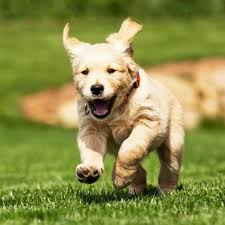
%> input picture Digital Image Processing Assignments/Assignment 4/dog.jpg, 225 x 225 px
$ octave A4Q4.m   (GNU Octave 9; MATLAB toolbox functions it lacks are replaced by stand-ins)
%> lines starting %> are read from the running program, lines starting %| are printed output that depends on the picture
clear;
%% Read and Resize
img=imread('dog.jpg');
%> img is the input picture: size 225x225x3 uint8; mean R, G, B 140, 142.4, 73.7
img=imresize(img,[100,100]);
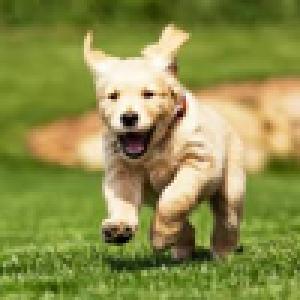
%> img: size 100x100x3 uint8 (shown 3 times larger); mean R, G, B 140, 142.4, 73.8

%% Find DCT

Z(:,:,1)=dct2(img(:,:,1));
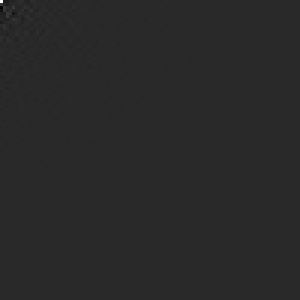
%> Z: size 100x100 double (shown 3 times larger); min -2701.7, max 13996.4, mean 0.9; drawn with min black and max white
Z(:,:,2)=dct2(img(:,:,2));
Z(:,:,3)=dct2(img(:,:,3));
%> Z: size 100x100x3 double
  for i=1:100
      for j=1:100
          if((i+j)>60)
               Z(i,j,1)=0;
               Z(i,j,2)=0;
               Z(i,j,3)=0;
           end
      end
  end

%% find inverse DCT
K(:,:,1)=idct2(Z(:,:,1));
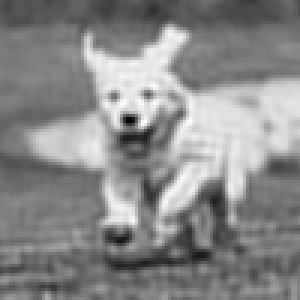
%> K: size 100x100 double (shown 3 times larger); min -21.61, max 278.9, mean 140; drawn with min black and max white
K(:,:,2)=idct2(Z(:,:,2));
K(:,:,3)=idct2(Z(:,:,3));
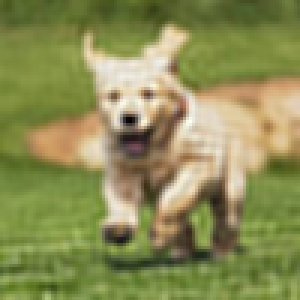
%> K: size 100x100x3 double (shown 3 times larger); mean R, G, B 140, 142.4, 73.8; mean of the top-left, top-right, bottom-left and bottom-right quarters 118.9, 135.6, 108.5, 111.8; drawn with min black and max white

%% Plot
 FigHandle = figure;
  set(FigHandle, 'Position', [100, 100, 1000, 400]);
subplot(1,4,1),imshow(uint8(K)),title('70% compression');
%% Next
Z(:,:,1)=dct2(img(:,:,1));
Z(:,:,2)=dct2(img(:,:,2));
Z(:,:,3)=dct2(img(:,:,3));
  for i=1:100
      for j=1:100
          if((i+j)>100)
              Z(i,j,1)=0;
              Z(i,j,2)=0;
              Z(i,j,3)=0;
          end
      end
 end
K(:,:,1)=idct2(Z(:,:,1));
K(:,:,2)=idct2(Z(:,:,2));
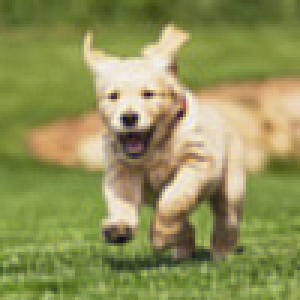
%> K: size 100x100x3 double (shown 3 times larger); mean R, G, B 140, 142.4, 73.8; mean of the top-left, top-right, bottom-left and bottom-right quarters 118.9, 135.5, 108.5, 111.8; drawn with min black and max white
K(:,:,3)=idct2(Z(:,:,3));
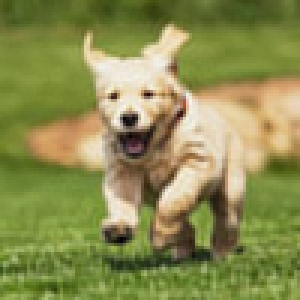
%> K: size 100x100x3 double (shown 3 times larger); mean R, G, B 140, 142.4, 73.8; mean of the top-left, top-right, bottom-left and bottom-right quarters 118.9, 135.5, 108.5, 111.8; drawn with min black and max white
%% Plot
subplot(1,4,2),imshow(uint8(K)),title('50% compression');
%% Next
Z(:,:,1)=dct2(img(:,:,1));
Z(:,:,2)=dct2(img(:,:,2));
Z(:,:,3)=dct2(img(:,:,3));
  for i=1:100
      for j=1:100
          if((i+j)>140)
               Z(i,j,1)=0;
               Z(i,j,2)=0;
               Z(i,j,3)=0;
          end
      end
end
%> Z: size 100x100x3 double; mean R, G, B 0.9, 1.1, 0.3; mean of the top-left, top-right, bottom-left and bottom-right quarters 3, 0, 0, 0
K(:,:,1)=idct2(Z(:,:,1));
K(:,:,2)=idct2(Z(:,:,2));
K(:,:,3)=idct2(Z(:,:,3));
% Plot
subplot(1,4,3),imshow(uint8(K)),title('30% compression');
%% Next
Z(:,:,1)=dct2(img(:,:,1));
Z(:,:,2)=dct2(img(:,:,2));
Z(:,:,3)=dct2(img(:,:,3));
  for i=1:100
      for j=1:100
          if((i+j)>180)
              Z(i,j,1)=0;
              Z(i,j,2)=0;
              Z(i,j,3)=0;
          end
      end
 end
K(:,:,1)=idct2(Z(:,:,1));
K(:,:,2)=idct2(Z(:,:,2));
K(:,:,3)=idct2(Z(:,:,3));
subplot(1,4,4);
%% Plot
subplot(1,4,4),imshow(uint8(K)),title('10% compression');


 %% Fast Fourier Transform
Z(:,:,1)=fft2(img(:,:,1));
Z(:,:,2)=fft2(img(:,:,2));
Z(:,:,3)=fft2(img(:,:,3));
for i=1:100
      for j=1:100
          if((i+j)>60)
               Z(i,j,1)=0;
               Z(i,j,2)=0;
               Z(i,j,3)=0;
           end
        end
end
K(:,:,1)=ifft2(Z(:,:,1));
K(:,:,2)=ifft2(Z(:,:,2));
K(:,:,3)=ifft2(Z(:,:,3));
%% Plot
 FigHandle = figure;
  set(FigHandle, 'Position', [100, 100, 1000, 400]);
subplot(1,4,1),imshow(uint8(K));
%> (this line was passed over: imshow is not available in this run)
title('70% compression FFT');
%% Next
Z(:,:,1)=fft2(img(:,:,1));
Z(:,:,2)=fft2(img(:,:,2));
Z(:,:,3)=fft2(img(:,:,3));
for i=1:100
    for j=1:100
        if((i+j)>100)
            Z(i,j,1)=0;
            Z(i,j,2)=0;
             Z(i,j,3)=0;
        end
     end
end
K(:,:,1)=ifft2(Z(:,:,1));
K(:,:,2)=ifft2(Z(:,:,2));
K(:,:,3)=ifft2(Z(:,:,3));
%% Plot
subplot(1,4,2),imshow(uint8(K)),title('50% compression FFT');
%> (this line was passed over: imshow is not available in this run)
%% Next

 Z(:,:,1)=fft2(img(:,:,1));
Z(:,:,2)=fft2(img(:,:,2));
Z(:,:,3)=fft2(img(:,:,3));
for i=1:100
   for j=1:99
     if((i+j)>140)
         Z(i,j,:)=0;
     end
    end
end
K(:,:,1)=ifft2(Z(:,:,1));
K(:,:,2)=ifft2(Z(:,:,2));
K(:,:,3)=ifft2(Z(:,:,3));
%% Plot
subplot(1,4,3),imshow(uint8(K)),title('30% compression FFT');
%> (this line was passed over: imshow is not available in this run)
%% Next
Z(:,:,1)=fft2(img(:,:,1));
Z(:,:,2)=fft2(img(:,:,2));
Z(:,:,3)=fft2(img(:,:,3));
for i=1:100
    for j=1:100
       if((i+j)>180)
           Z(i,j,1)=0;
           Z(i,j,2)=0;
           Z(i,j,3)=0;
        end
     end
end
K(:,:,1)=ifft2(Z(:,:,1));
K(:,:,2)=ifft2(Z(:,:,2));
K(:,:,3)=ifft2(Z(:,:,3));
%% Plot
subplot(1,4,4),imshow(uint8(K)),title('10% compression FFT');
%> (this line was passed over: imshow is not available in this run)
